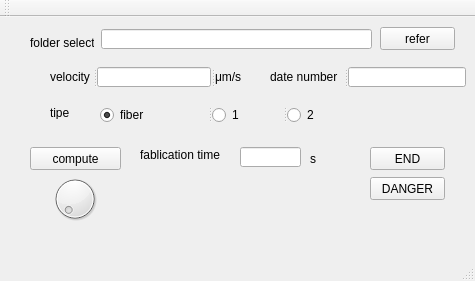
<?xml version="1.0" encoding="UTF-8"?>
<ui version="4.0">
 <class>MainWindow</class>
 <widget class="QMainWindow" name="MainWindow">
  <property name="geometry">
   <rect>
    <x>0</x>
    <y>0</y>
    <width>475</width>
    <height>281</height>
   </rect>
  </property>
  <property name="windowTitle">
   <string>MainWindow</string>
  </property>
  <widget class="QWidget" name="centralWidget">
   <widget class="QPushButton" name="end_button">
    <property name="geometry">
     <rect>
      <x>370</x>
      <y>130</y>
      <width>75</width>
      <height>23</height>
     </rect>
    </property>
    <property name="text">
     <string>END</string>
    </property>
   </widget>
   <widget class="QLabel" name="label">
    <property name="geometry">
     <rect>
      <x>140</x>
      <y>130</y>
      <width>101</width>
      <height>16</height>
     </rect>
    </property>
    <property name="text">
     <string>fablication time</string>
    </property>
   </widget>
   <widget class="QLabel" name="label_3">
    <property name="geometry">
     <rect>
      <x>30</x>
      <y>20</y>
      <width>64</width>
      <height>12</height>
     </rect>
    </property>
    <property name="text">
     <string>folder select</string>
    </property>
   </widget>
   <widget class="QLabel" name="label_7">
    <property name="geometry">
     <rect>
      <x>50</x>
      <y>90</y>
      <width>50</width>
      <height>12</height>
     </rect>
    </property>
    <property name="text">
     <string>tipe</string>
    </property>
   </widget>
   <widget class="QLabel" name="label_8">
    <property name="geometry">
     <rect>
      <x>310</x>
      <y>132</y>
      <width>50</width>
      <height>20</height>
     </rect>
    </property>
    <property name="text">
     <string>s</string>
    </property>
   </widget>
   <widget class="QDial" name="dial">
    <property name="geometry">
     <rect>
      <x>50</x>
      <y>150</y>
      <width>50</width>
      <height>64</height>
     </rect>
    </property>
   </widget>
   <widget class="QPushButton" name="pushButton_2">
    <property name="geometry">
     <rect>
      <x>30</x>
      <y>130</y>
      <width>91</width>
      <height>23</height>
     </rect>
    </property>
    <property name="text">
     <string>compute</string>
    </property>
   </widget>
   <widget class="QSplitter" name="splitter_4">
    <property name="geometry">
     <rect>
      <x>100</x>
      <y>90</y>
      <width>258</width>
      <height>16</height>
     </rect>
    </property>
    <property name="orientation">
     <enum>Qt::Horizontal</enum>
    </property>
    <widget class="QRadioButton" name="radioButton">
     <property name="text">
      <string>fiber</string>
     </property>
     <property name="checked">
      <bool>true</bool>
     </property>
    </widget>
    <widget class="QRadioButton" name="radioButton_2">
     <property name="text">
      <string>1</string>
     </property>
    </widget>
    <widget class="QRadioButton" name="radioButton_3">
     <property name="text">
      <string>2</string>
     </property>
    </widget>
   </widget>
   <widget class="QSplitter" name="splitter_2">
    <property name="geometry">
     <rect>
      <x>50</x>
      <y>50</y>
      <width>194</width>
      <height>20</height>
     </rect>
    </property>
    <property name="orientation">
     <enum>Qt::Horizontal</enum>
    </property>
    <widget class="QLabel" name="label_4">
     <property name="text">
      <string>velocity</string>
     </property>
    </widget>
    <widget class="QLineEdit" name="time_lineEdit"/>
    <widget class="QLabel" name="label_6">
     <property name="text">
      <string>μm/s</string>
     </property>
    </widget>
   </widget>
   <widget class="QSplitter" name="splitter_3">
    <property name="geometry">
     <rect>
      <x>270</x>
      <y>50</y>
      <width>196</width>
      <height>20</height>
     </rect>
    </property>
    <property name="orientation">
     <enum>Qt::Horizontal</enum>
    </property>
    <widget class="QLabel" name="label_5">
     <property name="text">
      <string>date number</string>
     </property>
    </widget>
    <widget class="QLineEdit" name="datenum_lineEdit"/>
   </widget>
   <widget class="QLineEdit" name="refer_lineEdit">
    <property name="geometry">
     <rect>
      <x>101</x>
      <y>12</y>
      <width>271</width>
      <height>20</height>
     </rect>
    </property>
    <property name="minimumSize">
     <size>
      <width>200</width>
      <height>0</height>
     </size>
    </property>
   </widget>
   <widget class="QPushButton" name="refer_button">
    <property name="geometry">
     <rect>
      <x>380</x>
      <y>10</y>
      <width>75</width>
      <height>23</height>
     </rect>
    </property>
    <property name="text">
     <string>refer</string>
    </property>
   </widget>
   <widget class="QLineEdit" name="result_lineEdit">
    <property name="geometry">
     <rect>
      <x>240</x>
      <y>130</y>
      <width>61</width>
      <height>20</height>
     </rect>
    </property>
   </widget>
   <widget class="QPushButton" name="danger_pushButton">
    <property name="geometry">
     <rect>
      <x>370</x>
      <y>160</y>
      <width>75</width>
      <height>23</height>
     </rect>
    </property>
    <property name="text">
     <string>DANGER</string>
    </property>
   </widget>
   <zorder>pushButton_2</zorder>
   <zorder>splitter_4</zorder>
   <zorder>splitter_2</zorder>
   <zorder>splitter_3</zorder>
   <zorder>refer_button</zorder>
   <zorder>end_button</zorder>
   <zorder>label</zorder>
   <zorder>label_3</zorder>
   <zorder>refer_lineEdit</zorder>
   <zorder>label_7</zorder>
   <zorder>label_8</zorder>
   <zorder>dial</zorder>
   <zorder>result_lineEdit</zorder>
   <zorder>danger_pushButton</zorder>
  </widget>
  <widget class="QMenuBar" name="menuBar">
   <property name="geometry">
    <rect>
     <x>0</x>
     <y>0</y>
     <width>475</width>
     <height>24</height>
    </rect>
   </property>
  </widget>
  <widget class="QToolBar" name="mainToolBar">
   <attribute name="toolBarArea">
    <enum>TopToolBarArea</enum>
   </attribute>
   <attribute name="toolBarBreak">
    <bool>false</bool>
   </attribute>
  </widget>
  <widget class="QStatusBar" name="statusBar"/>
 </widget>
 <layoutdefault spacing="6" margin="11"/>
 <resources/>
 <connections/>
</ui>
